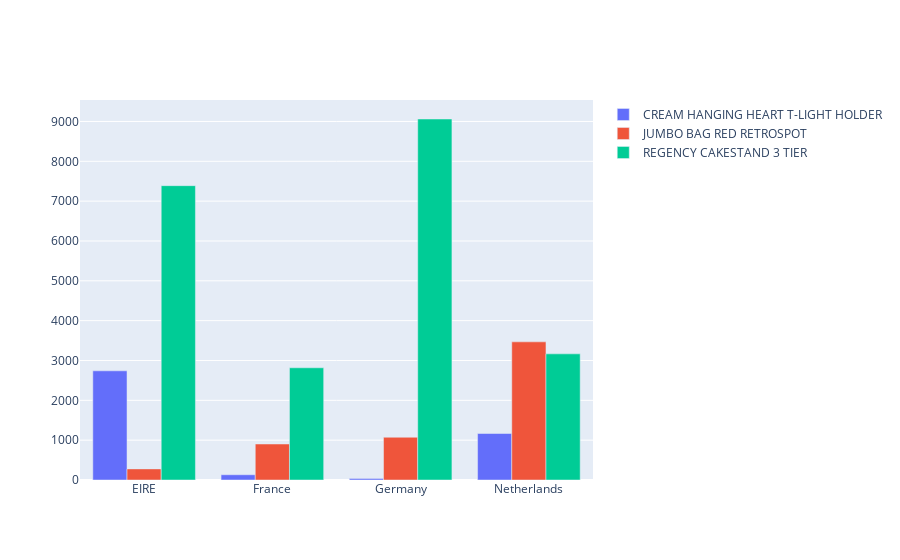

Here is the notebook cell this chart was saved with:
### Code cell
fig = go.Figure(data=[
    go.Bar(name="CREAM HANGING HEART T-LIGHT HOLDER", x=data6.index, y=data6["CREAM HANGING HEART T-LIGHT HOLDER"]),
    go.Bar(name='JUMBO BAG RED RETROSPOT', x=data6.index, y=data6["JUMBO BAG RED RETROSPOT"]),
    go.Bar(name='REGENCY CAKESTAND 3 TIER', x=data6.index, y=data6["REGENCY CAKESTAND 3 TIER"])
])
# Change the bar mode
fig.update_layout(barmode='group')
fig.show()

### Figure 1 — Plotly figure (JSON) as saved in the notebook; plotly's stock layout.template omitted (floating-point values rounded to 4 significant figures)
{"data": [{"name": "CREAM HANGING HEART T-LIGHT HOLDER", "type": "bar", "x": ["EIRE", "France", "Germany", "Netherlands"], "y": [2741.0, 131.8, 35.4, 1167]}, {"name": "JUMBO BAG RED RETROSPOT", "type": "bar", "x": ["EIRE", "France", "Germany", "Netherlands"], "y": [278.7, 903.4, 1073.0, 3468]}, {"name": "REGENCY CAKESTAND 3 TIER", "type": "bar", "x": ["EIRE", "France", "Germany", "Netherlands"], "y": [7389.0, 2817.0, 9062.0, 3166.0]}], "layout": {"barmode": "group"}}
